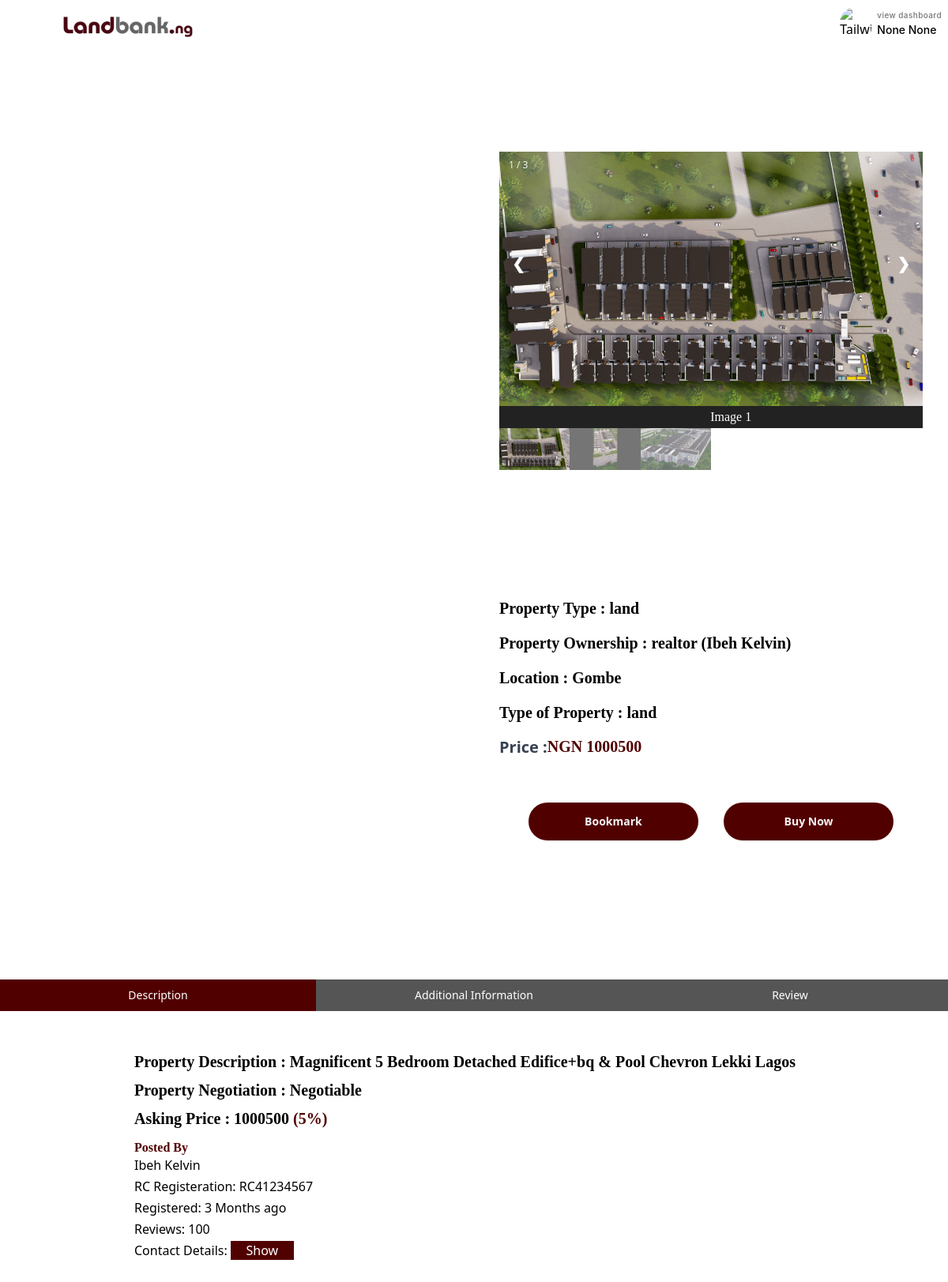
Screenshot of /shared/details/1 (signed in) with the database file from the repository.
### server.py (models this page shows, shortened)
class User(db.Model, UserMixin):
    id = db.Column(db.Integer, primary_key=True)
    firstname = db.Column(db.String(255)  )
    lastname = db.Column(db.String(255))
    email = db.Column(db.String(255), unique=True, nullable=True)
    password = db.Column(db.String(255), nullable=True)
    location = db.Column(db.String(100), nullable=True)  # Making user_location nullable
    nin_number = db.Column(db.String(20), nullable=True)  # Making nin_number nullable
    nin_slip = db.Column(db.String(100), nullable=True)  # Making nin_photo nullable
    bio = db.Column(db.Text, nullable=True)  # Making bio nullable
    phone_number = db.Column(db.String(20), nullable=True)  # Making phone_number nullable
    phone_number_two = db.Column(db.String(20), nullable=True)
    biz_name = db.Column(db.String(100), nullable=True)
    biz_bio = db.Column(db.Text, nullable=True)
    biz_location = db.Column(db.String(100), nullable=True)
    biz_number = db.Column(db.String(20), nullable=True)
    cac_numbers = db.Column(db.String(100), nullable=True)
    cac_slip = db.Column(db.String(100), nullable=True)
    is_admin = db.Column(db.Boolean, default=False)
    cart_items = db.relationship('CartItem', backref='user', lazy=True)
    profile_picture = db.Column(db.String(255))  # Add profile picture column

class Shared(db.Model):
    id = db.Column(db.Integer, primary_key=True)
    shared_property_available = db.Column(db.String, nullable=False)
    shared_property_ownership = db.Column(db.String, nullable=False)
    shared_lga = db.Column(db.String(255), nullable=False)
    location = db.Column(db.String(255), nullable=False)
    shared_property_type = db.Column(db.String, nullable=False)
    shared_subtype = db.Column(db.String, nullable=False)
    shared_negotiation = db.Column(db.String, nullable=False)
    shared_price = db.Column(db.String, nullable=False)
    shared_percent = db.Column(db.String, nullable=False)
    shared_charges = db.Column(db.String, nullable=False)
    shared_num_rooms = db.Column(db.Integer, nullable=False)
    shared_num_baths = db.Column(db.Integer, nullable=False)
    shared_num_toilets = db.Column(db.Integer, nullable=False)
    shared_num_parlour = db.Column(db.Integer, nullable=False)
    amenities = db.Column(db.String(255))
    shared_description = db.Column(db.Text, nullable=False)
    completed_furnished = db.Column(db.Boolean, nullable=False, default=False)
    completed_unfurnished = db.Column(db.Boolean, nullable=False, default=False)
    shared_likes = db.Column(db.Integer, default=0)
    shared_shares = db.Column(db.Integer, default=0)
    fully_furnished = db.Column(db.Boolean, nullable=False, default=False)
    partly_unfurnished = db.Column(db.Boolean, nullable=False, default=False)
    parking_space = db.Column(db.Boolean, nullable=False, default=False)
    laundry_room = db.Column(db.Boolean, nullable=False, default=False)
    shared_kitchen = db.Column(db.Boolean, nullable=False, default=False)
    shared_bathroom = db.Column(db.Boolean, nullable=False, default=False)
    noise_level = db.Column(db.Boolean, nullable=False, default=False)
    visitors = db.Column(db.Boolean, nullable=False, default=False)
    fitness_center = db.Column(db.Boolean, nullable=False, default=False)
    internet_service = db.Column(db.Boolean, nullable=False, default=False)
    user_id = db.Column(db.Integer, db.ForeignKey('user.id'))
    user = relationship('User', backref='shared_properties')
    approved = db.Column(db.Boolean, default=False)
    image_filenames = db.Column(db.String)
    time_posted = db.Column(db.Time)

### server.py (the view, shortened to what this page needs)
@app.route('/shared/details/<int:shared_id>', methods=['GET', 'POST'])
def shared_details(shared_id):
    user = current_user
    shared = Shared.query.get(shared_id)
    if not shared:
        flash('Shared property not found', 'error')
        return redirect(url_for('index'))
    if not current_user.is_authenticated:
        flash('Please log in to add items to your cart.', 'info')
        return redirect(url_for('login'))
    shared_images = shared.image_filenames.split(',') if shared.image_filenames else []
    return render_template('shared_details.html', shared=shared,image_files=shared_images, user = user)

### server.py (called while the page is built)
@login_manager.user_loader
def load_user(user_id):
    return User.query.get(int(user_id))

def jinja2_enumerate(iterable):
    return enumerate(iterable)

### templates/shared_details.html (shortened to what this page needs)
<!DOCTYPE html>
<html lang="en">
<head>
    <link href="https://cdnjs.cloudflare.com/ajax/libs/flowbite/2.2.1/flowbite.min.css" rel="stylesheet" />
    <link href="https://cdn.jsdelivr.net/npm/daisyui@4.6.0/dist/full.min.css" rel="stylesheet" type="text/css" />
<script src="https://cdn.tailwindcss.com"></script>
<link rel="stylesheet" href="../static/css/differemt.css">
<link href='https://unpkg.com/boxicons@2.1.4/css/boxicons.min.css' rel='stylesheet'>
</head>
<body class="bg-white text-black">
    {% include "dash_nav.html" %}
<section>
    <div class="bg-white text-black mx-auto max-w-screen-xl px-4 py-16 sm:px-6 sm:py-24 lg:px-8">
      <div class="bg-white text-black mt-8 grid grid-cols-1 gap-8 lg:grid-cols-2 lg:gap-16">
        <div class="relative h-64 overflow-hidden sm:h-80 lg:h-full">
        </div>
        <div class="bg-white text-black lg:py-16">
          <article class="bg-white text-black space-y-4 text-gray-600">
            <div class="bg-white text-black container">
              {% if shared.image_filenames %}
              {% set image_files = shared.image_filenames.split(',') %}
              {% for image_file in image_files %}
                  <div class="mySlides">
                      <div class="numbertext">{{ loop.index }} / {{ image_files|length }}</div>
                      <img src="{{ url_for('static', filename='uploads/' + image_file.strip()) }}" style="width:100%">
                  </div>
              {% endfor %}
          {% endif %}
                <a class="prev" onclick="plusSlides(-1)">&#10094;</a>
                <a class="next" onclick="plusSlides(1)">&#10095;</a>
                <div class="caption-container">
                  <p id="caption"></p>
                </div>
                <div class="rowy">
                  {% if shared.image_filenames %}
                      {% for index, image_file in shared.image_filenames.split(',') | enumerate %}
                          <div class="column">
                              <img class="demo cursor" src="{{ url_for('static', filename='uploads/' + image_file.strip()) }}" style="width:100%" onclick="currentSlide({{ index + 1 }})" alt="Image {{ index + 1 }}">
                          </div>
                      {% endfor %}
                  {% endif %}
              </div>
              </div>
              <h2 class="text-xl font-bold mb-2 mb-11">Property Type : {{shared.shared_property_type}}</h2>
              <h2 class="text-xl font-bold mb-2 mb-11">Property Ownership : {{shared.shared_property_ownership}} ({{shared.user.firstname}} {{shared.user.lastname}})</h2>
              <h2 class="text-xl font-bold mb-2 mb-11">Location : {{shared.location}}</h2>
              <h2 class="text-xl font-bold mb-2 mb-11">Type of Property : {{shared.shared_property_type}}</h2>
                <div class=" text-xl font-bold flex items-center text-gray-700 mb-4">Price :
                  <span class="price font-bold"> NGN {{shared.shared_price}}</span>
                </div>
              <br>
              <div class="row">
                <div class="columns">
                  <form action="{{ url_for('shared_details', shared_id=shared.id) }}" method="post">
                    <button style="background-color: #510000; color: whitesmoke;" type="submit" name="add_to_cart" class="one btn btn">Bookmark</button>
                </form>
                </div>
                <div class="columns">
                  <a href="/cart">
                    <button id="buyButton" style="background-color: #510000; color: whitesmoke;" class="one btn btn" tabindex="-1" role="button" aria-disabled="true">Buy Now</button>
                  </a>
                </div>
</div>
</article>
              </div>
        </div>
        </div>
          <div class="max-w-full mb-10 ">
            <button class="tablink w-1/3 text-sm" onclick="openCity('London', this, '#510000')" id="defaultOpen">Description</button>
            <button class="tablink w-1/3 text-sm" onclick="openCity('Paris', this, '#510000')"><span class="hidden md:inline">Additional</span> Information</button>
            <button class="tablink w-1/3 text-sm" onclick="openCity('Tokyo', this, '#510000')">Review</button>
          </div>
            <div id="London" class="tabcontent mx-auto w-fit" style="text-align: start; margin-left: 10%;">
              <h2 class="w-auto text-xs font-bold mb-2 mb-11 lg:text-xl font-bold mb-2 mb-11">Property Description : {{shared.shared_description}}</h2>
              <h2 class="w-auto text-xs font-bold mb-2 mb-11 lg:text-xl font-bold mb-2 mb-11">Property Negotiation : {{shared.shared_negotiation}}</h2>
              <h2 class="text-xl font-bold mb-2 mb-11">Asking Price  : {{shared.shared_price}} <span style="color: #510000;">({{shared.shared_percent}})</span></h2>
            <h3 style="color: #510000; font-weight: bolder; padding-top: 5px;">Posted By</h3>
            <h4>{{shared.user.firstname}} {{shared.user.lastname}}</h4>
            <h4>RC Registeration: RC41234567</h4>
            <h4>Registered:  3 Months ago</h4>
            <h4>Reviews: 100</h4>
            <span id="contactDetails">Contact Details:
            </span>
            <button style="background-color: #510000; color: #FFFFFF; width: 80px;" onclick="revealContent()">Show</button>
            <br>
            <br>
          </div>
  </section>
</body>
</html>

### templates/dash_nav.html (shortened to what this page needs)
<div class="navbar bg-white text-black">
    <div class="flex-1">
      <a href="/dashboard" class=" btn-ghost text-xl">
        <img class="jmsoltech-1-icon14" src=" {{ url_for('static', filename='image/jmsoltech-11@2x.png' ) }}" alt="">
      </a>
    </div>
    <div class="flex-none">
      <div tabindex="0" role="button" class=" btn-ghost btn-circle avatar">
        <div class="w-10 rounded-full">
          {% if user.profile_picture %}
          <img src="{{ url_for('static', filename=user.profile_picture) }}" alt="Profile Picture" width="100" height="100">
          {% else %}
      <img alt="Tailwind CSS Navbar component" src="https://daisyui.com/images/stock/photo-1534528741775-53994a69daeb.jpg" />
      {% endif %}
        </div>
      </div>
      <div class="dropdown dropdown-end">
        <div class="covert">
  <h4 class="dash"><a href="/dashboard">view dashboard</a></h4>
  <h4 class="name" style="color: black;">{{user.firstname}}  {{user.lastname}}</h4>
        </div>
      </div>
    </div>
  </div>

### static/css/differemt.css (style rules this page uses)
.row { display: flex; flex-direction: row; justify-content: center; align-items: center; margin-left: 0%; margin-bottom: 3%; }
.rowy { display: flex; flex-direction: row; }

### templates/shared_details.html (style rules this page uses)
body, html { background-color:'white'; color: 'black'; }
* { box-sizing: border-box; background-color:'white'; color: 'black'; }
.container { position: relative; }
.mySlides { display: none; }
.cursor { cursor: pointer; }
.prev, .next { cursor: pointer; position: absolute; top: 40%; width: auto; padding: 16px; margin-top: -50px; color: white; font-weight: bold; font-size: 20px; border-radius: 0 3px 3px 0; user-select: none; -webkit-user-select: none; }
.next { right: 0; border-radius: 3px 0 0 3px; }
.numbertext { color: #f2f2f2; font-size: 12px; padding: 8px 12px; position: absolute; top: 0; }
.caption-container { text-align: center; background-color: #222; padding: 2px 16px; color: white; }
.row:after { content: ""; display: table; clear: both; }
.column { float: left; width: 16.66%; }
.demo { opacity: 0.6; }
.active, .demo:hover { opacity: 1; }
h2 { font-family: Cabinet Grotesk; font-size: 24px; font-weight: 700; line-height: 30px; letter-spacing: 0em; text-align: left; color: black; }
.price { font-family: Cabinet Grotesk; font-size: 20px; font-weight: 700; line-height: 25px; letter-spacing: 0em; text-align: left; color: #510000; }
.one { color: #510000; background-color: white; width: 215px; height: 40px; padding: 8px, 57px, 8px, 58px; border-radius: 40px; border: 1px; border:1px solid linear-gradient(0deg, #510000, #510000), linear-gradient(0deg, #FFFFFF, #FFFFFF);; }
.tablink { background-color: #555; color: white; float: left; border: none; outline: none; cursor: pointer; padding: 10px 10px; font-size: 15px; width: 30%; }
h4 { font-weight: 900; padding-bottom: 3px; }
h3 { font-family: Cabinet Grotesk; font-size: 16px; font-weight: 500; line-height: 20px; letter-spacing: 0em; text-align: left; }
.tabcontent { color:black; display: none; padding: 50px; text-align: start; }
.rowy { margin-bottom: 30%; }
p { font-family: cabinet Grotesk; font-size: 16px; padding-left: 10%; }
.row { display: flex; flex-direction: row; }
.columns { padding: 3%; }

### templates/dash_nav.html (style rules this page uses)
.navbar { position: fixed; top: 0; width: 100%; z-index: 10; }
.btn { background-color: none }
.name { font-family: Inter; font-size: 14px; font-weight: 500; line-height: 20px; text-align: left; color: #000000; }
.dash { font-family: Inter; font-size: 10px; font-weight: 500; line-height: 12px; letter-spacing: 0.4000000059604645px; text-align: left; color: #757575; }
.jmsoltech-1-icon14 { position: absolute; top: -40px; left: 23px; width: 278px; height: 148px; object-fit: cover; cursor: pointer; }

### rows the page displays
User: firstname "None", lastname "None"
Shared: shared_property_type "land", shared_property_ownership "realtor", location "Gombe", shared_price "1000500", shared_description "Magnificent 5 Bedroom Detached Edifice+bq & Pool Chevron Lekki Lagos", shared_negotiation "Negotiable", shared_percent "5%"
User: user.firstname "Ibeh", user.lastname "Kelvin"

### other values shown
{{ image_files|length }} "3"
